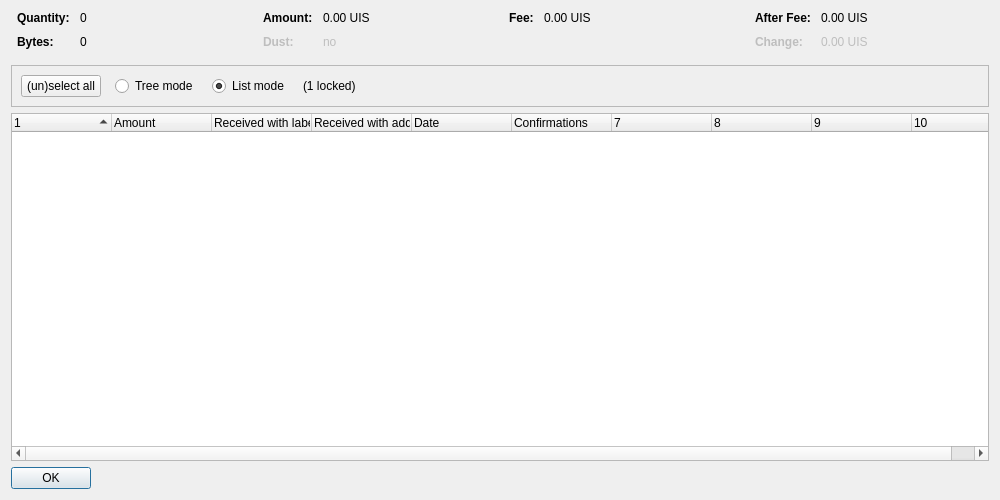
<?xml version="1.0" encoding="UTF-8"?>
<ui version="4.0">
 <class>CoinControlDialog</class>
 <widget class="QDialog" name="CoinControlDialog">
  <property name="geometry">
   <rect>
    <x>0</x>
    <y>0</y>
    <width>1000</width>
    <height>500</height>
   </rect>
  </property>
  <property name="windowTitle">
   <string>Coin Selection</string>
  </property>
  <layout class="QVBoxLayout" name="verticalLayout">
   <item>
    <layout class="QHBoxLayout" name="horizontalLayoutTop" stretch="0,0,0,0">
     <property name="topMargin">
      <number>0</number>
     </property>
     <property name="bottomMargin">
      <number>10</number>
     </property>
     <item>
      <layout class="QFormLayout" name="formLayoutCoinControl1">
       <property name="horizontalSpacing">
        <number>10</number>
       </property>
       <property name="verticalSpacing">
        <number>10</number>
       </property>
       <property name="leftMargin">
        <number>6</number>
       </property>
       <property name="rightMargin">
        <number>6</number>
       </property>
       <item row="0" column="0">
        <widget class="QLabel" name="labelCoinControlQuantityText">
         <property name="font">
          <font>
           <weight>75</weight>
           <bold>true</bold>
          </font>
         </property>
         <property name="text">
          <string>Quantity:</string>
         </property>
        </widget>
       </item>
       <item row="0" column="1">
        <widget class="QLabel" name="labelCoinControlQuantity">
         <property name="cursor">
          <cursorShape>IBeamCursor</cursorShape>
         </property>
         <property name="contextMenuPolicy">
          <enum>Qt::ActionsContextMenu</enum>
         </property>
         <property name="text">
          <string notr="true">0</string>
         </property>
         <property name="textInteractionFlags">
          <set>Qt::LinksAccessibleByMouse|Qt::TextSelectableByKeyboard|Qt::TextSelectableByMouse</set>
         </property>
        </widget>
       </item>
       <item row="1" column="0">
        <widget class="QLabel" name="labelCoinControlBytesText">
         <property name="font">
          <font>
           <weight>75</weight>
           <bold>true</bold>
          </font>
         </property>
         <property name="text">
          <string>Bytes:</string>
         </property>
        </widget>
       </item>
       <item row="1" column="1">
        <widget class="QLabel" name="labelCoinControlBytes">
         <property name="cursor">
          <cursorShape>IBeamCursor</cursorShape>
         </property>
         <property name="contextMenuPolicy">
          <enum>Qt::ActionsContextMenu</enum>
         </property>
         <property name="text">
          <string notr="true">0</string>
         </property>
         <property name="textInteractionFlags">
          <set>Qt::LinksAccessibleByMouse|Qt::TextSelectableByKeyboard|Qt::TextSelectableByMouse</set>
         </property>
        </widget>
       </item>
      </layout>
     </item>
     <item>
      <layout class="QFormLayout" name="formLayoutCoinControl2">
       <property name="horizontalSpacing">
        <number>10</number>
       </property>
       <property name="verticalSpacing">
        <number>10</number>
       </property>
       <property name="leftMargin">
        <number>6</number>
       </property>
       <property name="rightMargin">
        <number>6</number>
       </property>
       <item row="0" column="0">
        <widget class="QLabel" name="labelCoinControlAmountText">
         <property name="font">
          <font>
           <weight>75</weight>
           <bold>true</bold>
          </font>
         </property>
         <property name="text">
          <string>Amount:</string>
         </property>
        </widget>
       </item>
       <item row="0" column="1">
        <widget class="QLabel" name="labelCoinControlAmount">
         <property name="cursor">
          <cursorShape>IBeamCursor</cursorShape>
         </property>
         <property name="contextMenuPolicy">
          <enum>Qt::ActionsContextMenu</enum>
         </property>
         <property name="text">
          <string notr="true">0.00 UIS</string>
         </property>
         <property name="textInteractionFlags">
          <set>Qt::LinksAccessibleByMouse|Qt::TextSelectableByKeyboard|Qt::TextSelectableByMouse</set>
         </property>
        </widget>
       </item>
       <item row="1" column="0">
        <widget class="QLabel" name="labelCoinControlLowOutputText">
         <property name="enabled">
          <bool>false</bool>
         </property>
         <property name="font">
          <font>
           <weight>75</weight>
           <bold>true</bold>
          </font>
         </property>
         <property name="text">
          <string>Dust:</string>
         </property>
        </widget>
       </item>
       <item row="1" column="1">
        <widget class="QLabel" name="labelCoinControlLowOutput">
         <property name="enabled">
          <bool>false</bool>
         </property>
         <property name="cursor">
          <cursorShape>IBeamCursor</cursorShape>
         </property>
         <property name="contextMenuPolicy">
          <enum>Qt::ActionsContextMenu</enum>
         </property>
         <property name="text">
          <string notr="true">no</string>
         </property>
         <property name="textInteractionFlags">
          <set>Qt::LinksAccessibleByMouse|Qt::TextSelectableByKeyboard|Qt::TextSelectableByMouse</set>
         </property>
        </widget>
       </item>
      </layout>
     </item>
     <item>
      <layout class="QFormLayout" name="formLayoutCoinControl3">
       <property name="horizontalSpacing">
        <number>10</number>
       </property>
       <property name="verticalSpacing">
        <number>10</number>
       </property>
       <property name="leftMargin">
        <number>6</number>
       </property>
       <property name="rightMargin">
        <number>6</number>
       </property>
       <item row="0" column="0">
        <widget class="QLabel" name="labelCoinControlFeeText">
         <property name="font">
          <font>
           <weight>75</weight>
           <bold>true</bold>
          </font>
         </property>
         <property name="text">
          <string>Fee:</string>
         </property>
        </widget>
       </item>
       <item row="0" column="1">
        <widget class="QLabel" name="labelCoinControlFee">
         <property name="cursor">
          <cursorShape>IBeamCursor</cursorShape>
         </property>
         <property name="contextMenuPolicy">
          <enum>Qt::ActionsContextMenu</enum>
         </property>
         <property name="text">
          <string notr="true">0.00 UIS</string>
         </property>
         <property name="textInteractionFlags">
          <set>Qt::LinksAccessibleByMouse|Qt::TextSelectableByKeyboard|Qt::TextSelectableByMouse</set>
         </property>
        </widget>
       </item>
      </layout>
     </item>
     <item>
      <layout class="QFormLayout" name="formLayoutCoinControl4">
       <property name="horizontalSpacing">
        <number>10</number>
       </property>
       <property name="verticalSpacing">
        <number>10</number>
       </property>
       <property name="leftMargin">
        <number>6</number>
       </property>
       <property name="rightMargin">
        <number>6</number>
       </property>
       <item row="0" column="0">
        <widget class="QLabel" name="labelCoinControlAfterFeeText">
         <property name="font">
          <font>
           <weight>75</weight>
           <bold>true</bold>
          </font>
         </property>
         <property name="text">
          <string>After Fee:</string>
         </property>
        </widget>
       </item>
       <item row="0" column="1">
        <widget class="QLabel" name="labelCoinControlAfterFee">
         <property name="cursor">
          <cursorShape>IBeamCursor</cursorShape>
         </property>
         <property name="contextMenuPolicy">
          <enum>Qt::ActionsContextMenu</enum>
         </property>
         <property name="text">
          <string notr="true">0.00 UIS</string>
         </property>
         <property name="textInteractionFlags">
          <set>Qt::LinksAccessibleByMouse|Qt::TextSelectableByKeyboard|Qt::TextSelectableByMouse</set>
         </property>
        </widget>
       </item>
       <item row="1" column="0">
        <widget class="QLabel" name="labelCoinControlChangeText">
         <property name="enabled">
          <bool>false</bool>
         </property>
         <property name="font">
          <font>
           <weight>75</weight>
           <bold>true</bold>
          </font>
         </property>
         <property name="text">
          <string>Change:</string>
         </property>
        </widget>
       </item>
       <item row="1" column="1">
        <widget class="QLabel" name="labelCoinControlChange">
         <property name="enabled">
          <bool>false</bool>
         </property>
         <property name="cursor">
          <cursorShape>IBeamCursor</cursorShape>
         </property>
         <property name="contextMenuPolicy">
          <enum>Qt::ActionsContextMenu</enum>
         </property>
         <property name="text">
          <string notr="true">0.00 UIS</string>
         </property>
         <property name="textInteractionFlags">
          <set>Qt::LinksAccessibleByMouse|Qt::TextSelectableByKeyboard|Qt::TextSelectableByMouse</set>
         </property>
        </widget>
       </item>
      </layout>
     </item>
    </layout>
   </item>
   <item>
    <widget class="QFrame" name="frame">
     <property name="minimumSize">
      <size>
       <width>0</width>
       <height>40</height>
      </size>
     </property>
     <property name="frameShape">
      <enum>QFrame::StyledPanel</enum>
     </property>
     <property name="frameShadow">
      <enum>QFrame::Sunken</enum>
     </property>
     <layout class="QHBoxLayout" name="horizontalLayout">
      <item>
       <layout class="QHBoxLayout" name="horizontalLayoutPanel" stretch="0,0,0,0,0">
        <property name="spacing">
         <number>14</number>
        </property>
        <item>
         <widget class="QPushButton" name="pushButtonSelectAll">
          <property name="sizePolicy">
           <sizepolicy hsizetype="Maximum" vsizetype="Fixed">
            <horstretch>0</horstretch>
            <verstretch>0</verstretch>
           </sizepolicy>
          </property>
          <property name="text">
           <string>(un)select all</string>
          </property>
          <property name="autoDefault">
           <bool>false</bool>
          </property>
         </widget>
        </item>
        <item>
         <widget class="QRadioButton" name="radioTreeMode">
          <property name="sizePolicy">
           <sizepolicy hsizetype="Maximum" vsizetype="Fixed">
            <horstretch>0</horstretch>
            <verstretch>0</verstretch>
           </sizepolicy>
          </property>
          <property name="text">
           <string>Tree mode</string>
          </property>
         </widget>
        </item>
        <item>
         <widget class="QRadioButton" name="radioListMode">
          <property name="sizePolicy">
           <sizepolicy hsizetype="Maximum" vsizetype="Fixed">
            <horstretch>0</horstretch>
            <verstretch>0</verstretch>
           </sizepolicy>
          </property>
          <property name="text">
           <string>List mode</string>
          </property>
          <property name="checked">
           <bool>true</bool>
          </property>
         </widget>
        </item>
        <item>
         <widget class="QLabel" name="labelLocked">
          <property name="text">
           <string notr="true">(1 locked)</string>
          </property>
         </widget>
        </item>
        <item>
         <spacer name="horizontalSpacer">
          <property name="orientation">
           <enum>Qt::Horizontal</enum>
          </property>
          <property name="sizeHint" stdset="0">
           <size>
            <width>40</width>
            <height>20</height>
           </size>
          </property>
         </spacer>
        </item>
       </layout>
      </item>
     </layout>
    </widget>
   </item>
   <item>
    <widget class="CoinControlTreeWidget" name="treeWidget">
     <property name="contextMenuPolicy">
      <enum>Qt::CustomContextMenu</enum>
     </property>
     <property name="sortingEnabled">
      <bool>false</bool>
     </property>
     <property name="columnCount">
      <number>10</number>
     </property>
     <attribute name="headerShowSortIndicator" stdset="0">
      <bool>true</bool>
     </attribute>
     <attribute name="headerStretchLastSection">
      <bool>false</bool>
     </attribute>
     <column>
      <property name="text">
       <string/>
      </property>
     </column>
     <column>
      <property name="text">
       <string>Amount</string>
      </property>
     </column>
     <column>
      <property name="text">
       <string>Received with label</string>
      </property>
     </column>
     <column>
      <property name="text">
       <string>Received with address</string>
      </property>
     </column>
     <column>
      <property name="text">
       <string>Date</string>
      </property>
     </column>
     <column>
      <property name="text">
       <string>Confirmations</string>
      </property>
      <property name="toolTip">
       <string>Confirmed</string>
      </property>
     </column>
     <column>
      <property name="text">
       <string/>
      </property>
     </column>
     <column>
      <property name="text">
       <string/>
      </property>
     </column>
     <column>
      <property name="text">
       <string/>
      </property>
     </column>
     <column>
      <property name="text">
       <string/>
      </property>
     </column>
    </widget>
   </item>
   <item>
    <widget class="QDialogButtonBox" name="buttonBox">
     <property name="sizePolicy">
      <sizepolicy hsizetype="Maximum" vsizetype="Fixed">
       <horstretch>0</horstretch>
       <verstretch>0</verstretch>
      </sizepolicy>
     </property>
     <property name="orientation">
      <enum>Qt::Horizontal</enum>
     </property>
     <property name="standardButtons">
      <set>QDialogButtonBox::Ok</set>
     </property>
    </widget>
   </item>
  </layout>
 </widget>
 <customwidgets>
  <customwidget>
   <class>CoinControlTreeWidget</class>
   <extends>QTreeWidget</extends>
   <header>coincontroltreewidget.h</header>
  </customwidget>
 </customwidgets>
 <resources/>
 <connections/>
</ui>
